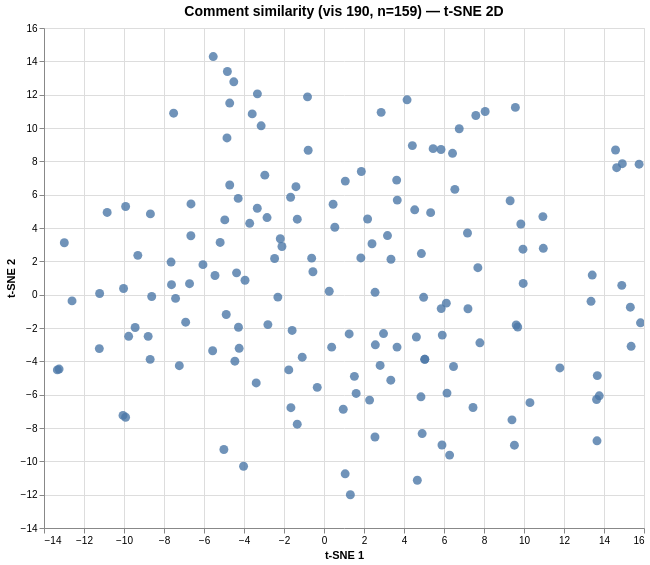

The specification (Vega-Lite) saved for this image:
### Vega specification from a JSON file in a GitHub repository (floating-point values rounded to 4 significant figures; data arrays with more than 128 entries replaced by an {"elided": "..."} marker saying what was removed)
{"$schema": "https://vega.github.io/schema/vega/v6.json", "data": [{"name": "param_1e9efca18e7a2868_store"}, {"name": "source_0", "values": {"elided": "159 records"}}, {"name": "source_0_x_domain_dim_1", "values": [{"min": -13.33, "max": 15.83}]}, {"name": "source_0_y_domain_dim_2", "values": [{"min": -12.01, "max": 14.29}]}], "signals": [{"name": "unit", "value": {}, "on": [{"events": "pointermove", "update": "isTuple(group()) ? group() : unit"}]}, {"name": "param_1e9efca18e7a2868", "update": "vlSelectionResolve(\"param_1e9efca18e7a2868_store\", \"union\")"}, {"name": "param_1e9efca18e7a2868_dim_1", "on": [{"events": [{"source": "view", "type": "dblclick"}], "update": "null"}, {"events": {"signal": "param_1e9efca18e7a2868_translate_delta"}, "update": "panLinear(param_1e9efca18e7a2868_translate_anchor.extent_x, -param_1e9efca18e7a2868_translate_delta.x / width)"}, {"events": {"signal": "param_1e9efca18e7a2868_zoom_delta"}, "update": "zoomLinear(domain(\"x\"), param_1e9efca18e7a2868_zoom_anchor.x, param_1e9efca18e7a2868_zoom_delta)"}]}, {"name": "param_1e9efca18e7a2868_dim_2", "on": [{"events": [{"source": "view", "type": "dblclick"}], "update": "null"}, {"events": {"signal": "param_1e9efca18e7a2868_translate_delta"}, "update": "panLinear(param_1e9efca18e7a2868_translate_anchor.extent_y, param_1e9efca18e7a2868_translate_delta.y / height)"}, {"events": {"signal": "param_1e9efca18e7a2868_zoom_delta"}, "update": "zoomLinear(domain(\"y\"), param_1e9efca18e7a2868_zoom_anchor.y, param_1e9efca18e7a2868_zoom_delta)"}]}, {"name": "param_1e9efca18e7a2868_tuple", "on": [{"events": [{"signal": "param_1e9efca18e7a2868_dim_1 || param_1e9efca18e7a2868_dim_2"}], "update": "param_1e9efca18e7a2868_dim_1 && param_1e9efca18e7a2868_dim_2 ? {unit: \"\", fields: param_1e9efca18e7a2868_tuple_fields, values: [param_1e9efca18e7a2868_dim_1,param_1e9efca18e7a2868_dim_2]} : null"}]}, {"name": "param_1e9efca18e7a2868_tuple_fields", "value": [{"field": "dim_1", "channel": "x", "type": "R"}, {"field": "dim_2", "channel": "y", "type": "R"}]}, {"name": "param_1e9efca18e7a2868_translate_anchor", "value": {}, "on": [{"events": [{"source": "scope", "type": "pointerdown"}], "update": "{x: x(unit), y: y(unit), extent_x: domain(\"x\"), extent_y: domain(\"y\")}"}]}, {"name": "param_1e9efca18e7a2868_translate_delta", "value": {}, "on": [{"events": [{"source": "window", "between": [{"source": "scope", "type": "pointerdown"}, {"source": "window", "type": "pointerup"}], "consume": true, "type": "pointermove"}], "update": "{x: param_1e9efca18e7a2868_translate_anchor.x - x(unit), y: param_1e9efca18e7a2868_translate_anchor.y - y(unit)}"}]}, {"name": "param_1e9efca18e7a2868_zoom_anchor", "on": [{"events": [{"source": "scope", "consume": true, "type": "wheel"}], "update": "{x: invert(\"x\", x(unit)), y: invert(\"y\", y(unit))}"}]}, {"name": "param_1e9efca18e7a2868_zoom_delta", "on": [{"events": [{"source": "scope", "type": "wheel", "consume": true}], "update": "pow(1.001, event.deltaY * pow(16, event.deltaMode))", "force": true}]}, {"name": "param_1e9efca18e7a2868_modify", "on": [{"events": {"signal": "param_1e9efca18e7a2868_tuple"}, "update": "modify(\"param_1e9efca18e7a2868_store\", param_1e9efca18e7a2868_tuple, true)"}]}], "marks": [{"type": "symbol", "name": "marks", "from": {"data": "source_0"}, "encode": {"update": {"shape": {"value": "circle"}, "y": {"field": "dim_2", "scale": "y"}, "fill": {"value": "#4c78a8"}, "size": {"value": 80}, "opacity": {"value": 0.8}, "tooltip": {"signal": "{\"Comment #\": format(datum[\"index\"], \"\"), \"Comment\": isValid(datum[\"comment\"]) ? datum[\"comment\"] : \"\"+datum[\"comment\"]}"}, "x": {"field": "dim_1", "scale": "x"}}}, "interactive": true, "clip": true, "style": ["circle"]}], "scales": [{"name": "x", "type": "linear", "domain": [{"signal": "(data(\"source_0_x_domain_dim_1\")[0] || {}).min"}, {"signal": "(data(\"source_0_x_domain_dim_1\")[0] || {}).max"}], "range": [0, {"signal": "width"}], "domainRaw": {"signal": "param_1e9efca18e7a2868[\"dim_1\"]"}, "nice": true, "zero": true}, {"name": "y", "type": "linear", "domain": [{"signal": "(data(\"source_0_y_domain_dim_2\")[0] || {}).min"}, {"signal": "(data(\"source_0_y_domain_dim_2\")[0] || {}).max"}], "range": [{"signal": "height"}, 0], "zero": true, "nice": true, "domainRaw": {"signal": "param_1e9efca18e7a2868[\"dim_2\"]"}}], "axes": [{"scale": "x", "zindex": 0, "orient": "bottom", "ticks": false, "domain": false, "aria": false, "grid": true, "tickCount": {"signal": "ceil(width/40)"}, "maxExtent": 0, "minExtent": 0, "gridScale": "y", "labels": false}, {"scale": "y", "ticks": false, "minExtent": 0, "grid": true, "tickCount": {"signal": "ceil(height/40)"}, "orient": "left", "domain": false, "maxExtent": 0, "zindex": 0, "aria": false, "labels": false, "gridScale": "x"}, {"scale": "x", "orient": "bottom", "labelFlush": true, "tickCount": {"signal": "ceil(width/40)"}, "title": "t-SNE 1", "labelOverlap": true, "zindex": 0, "grid": false}, {"scale": "y", "labelOverlap": true, "zindex": 0, "tickCount": {"signal": "ceil(height/40)"}, "grid": false, "title": "t-SNE 2", "orient": "left"}], "title": {"text": "Comment similarity (vis 190, n=159) — t-SNE 2D", "frame": "group", "fontSize": 14}, "background": "white", "height": 500, "padding": 5, "width": 600, "style": "cell"}
